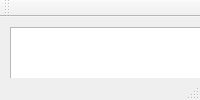
<?xml version="1.0" encoding="UTF-8"?>
<ui version="4.0">
 <class>frameimage</class>
 <widget class="QMainWindow" name="frameimage">
  <property name="windowTitle">
   <string>frameimage</string>
  </property>
  <widget class="QWidget" name="centralWidget">
   <widget class="QListWidget" name="m_ListBoxCameras">
    <property name="geometry">
     <rect>
      <x>10</x>
      <y>10</y>
      <width>211</width>
      <height>401</height>
     </rect>
    </property>
   </widget>
  </widget>
  <widget class="QMenuBar" name="menuBar">
   <property name="geometry">
    <rect>
     <x>0</x>
     <y>0</y>
     <width>1057</width>
     <height>23</height>
    </rect>
   </property>
  </widget>
  <widget class="QToolBar" name="mainToolBar">
   <attribute name="toolBarArea">
    <enum>TopToolBarArea</enum>
   </attribute>
   <attribute name="toolBarBreak">
    <bool>false</bool>
   </attribute>
  </widget>
  <widget class="QStatusBar" name="statusBar"/>
 </widget>
 <layoutdefault spacing="6" margin="11"/>
 <resources/>
 <connections/>
</ui>
